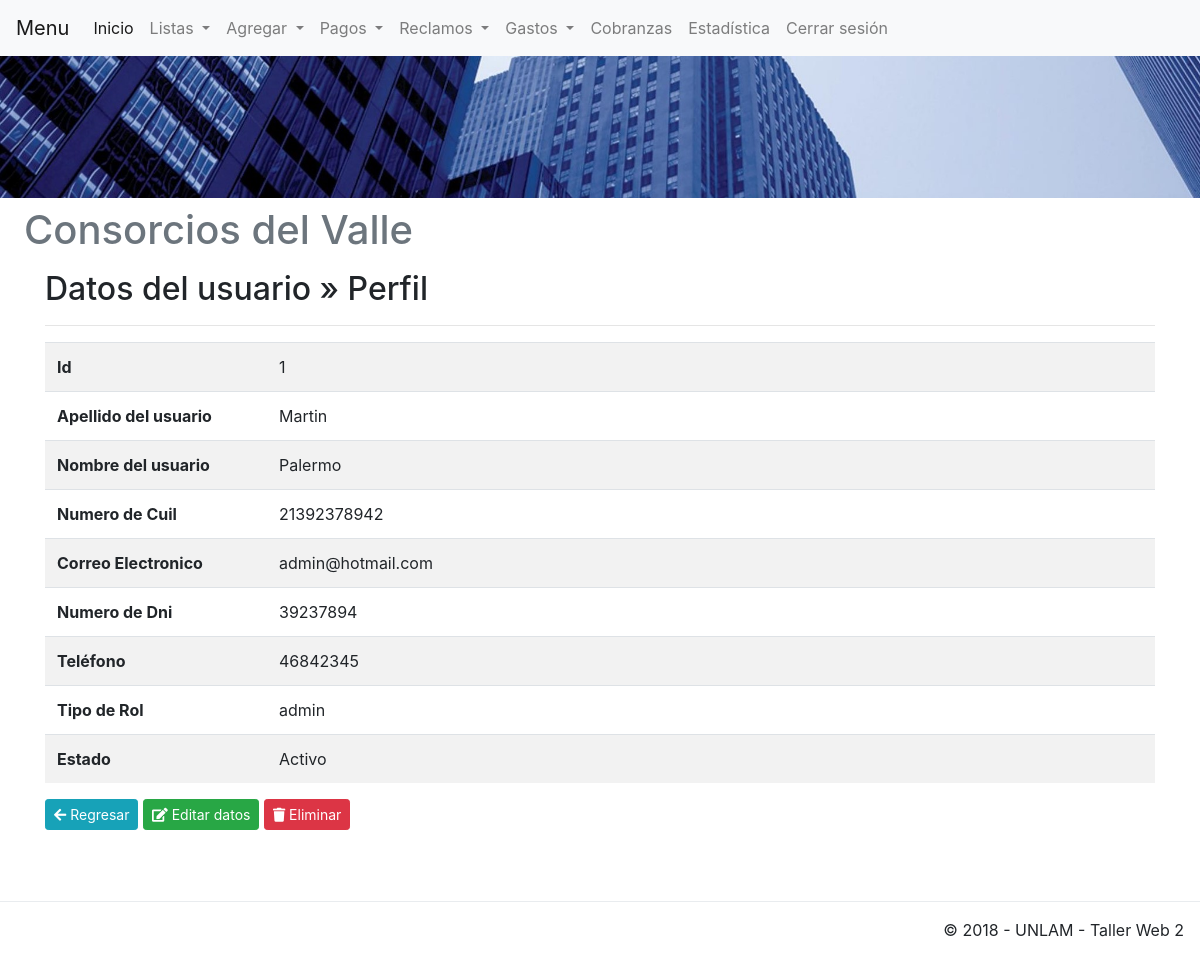
The app's page /app/view/perfil.php?nik=1 (signed in), older data.
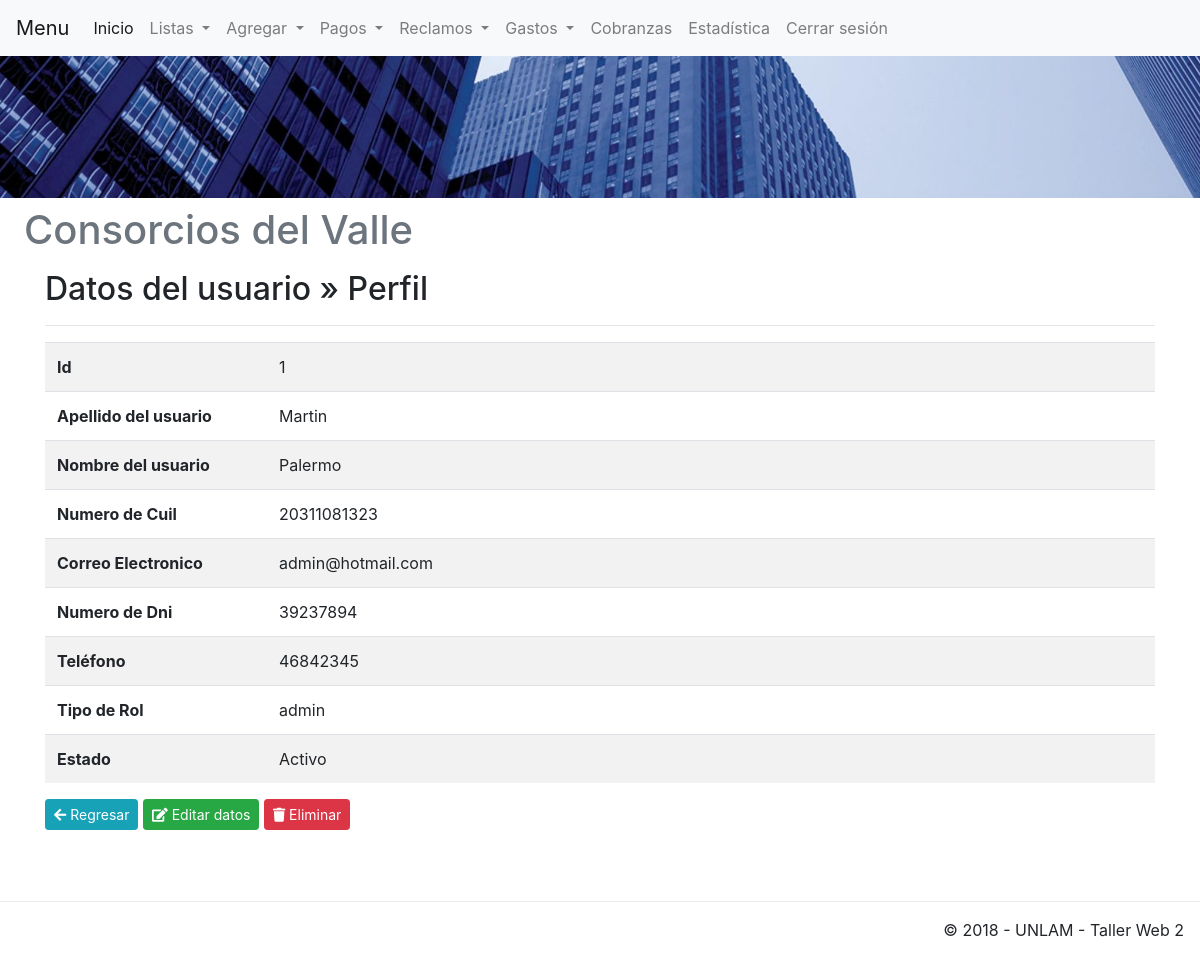
The same page, newer data.
### tables this page shows
CREATE TABLE `usuarios` (
  `idUsuarios` int(11) UNSIGNED NOT NULL,
  `nombre` varchar(50) NOT NULL,
  `apellido` varchar(50) NOT NULL,
  `cuil` bigint(11) UNSIGNED NOT NULL,
  `email` varchar(50) NOT NULL,
  `dni` int(8) UNSIGNED NOT NULL,
  `telefono` int(11) UNSIGNED NOT NULL,
  `estado` varchar(50) NOT NULL,
  `idRol` int(11) UNSIGNED NOT NULL,
  `pass` varchar(50) NOT NULL,
  `primeraVez` tinyint(1) UNSIGNED NOT NULL
);

CREATE TABLE `roles` (
  `idRoles` int(11) UNSIGNED NOT NULL,
  `descripcion` varchar(50) NOT NULL
);

### app/view/perfil.php (the view, shortened to what this page needs)
<!DOCTYPE html>
<html lang="es">
<?php include('template/head.php'); ?>
    <body>
    <?php
        include('template/nav.php');
        include('template/header.php'); ?>
        <div class="container">
		<div class="content">
			<h2>Datos del usuario &raquo; Perfil</h2>
			<hr />
			<?php
			$nik = mysqli_real_escape_string($conexion,(strip_tags($_GET["nik"],ENT_QUOTES)));
			$sql = mysqli_query($conexion, "SELECT * FROM usuarios JOIN roles ON usuarios.idRol=roles.idRoles WHERE idUsuarios='$nik'");
			if(mysqli_num_rows($sql) == 0){
				header("Location: listaUsuario.php");
			}else{
				$row = mysqli_fetch_assoc($sql);
			}
			?>
			<table class="table table-striped table-condensed">
				<tr>
					<th width="20%">Id</th>
					<td><?php echo $row['idUsuarios']; ?></td>
				</tr>
				<tr>
					<th>Apellido del usuario</th>
					<td><?php echo $row['apellido']; ?></td>
				</tr>
                <tr>
					<th>Nombre del usuario</th>
					<td><?php echo $row['nombre']; ?></td>
				</tr>
                <tr>
					<th>Numero de Cuil</th>
					<td><?php echo $row['cuil']; ?></td>
				</tr>
                <tr>
					<th>Correo Electronico</th>
					<td><?php echo $row['email']; ?></td>
				</tr>
                <tr>
					<th>Numero de Dni</th>
					<td><?php echo $row['dni']; ?></td>
				</tr>
				<tr>
					<th>Teléfono</th>
					<td><?php echo $row['telefono']; ?></td>
				</tr>
				<tr>
					<th>Tipo de Rol</th>
					<td><?php echo $row['descripcion']; ?></td>
				</tr>
				<tr>
					<th>Estado</th>
					<td>
						<?php
							if ($row['estado']== "Activo") {
								echo "Activo";
							} else if ($row['estado']== "Inactivo"){
								echo "Inactivo";
							} else if ($row['estado']== "Pendiente"){
								echo "Pendiente";
							}
						?>
					</td>
				</tr>
			</table>
			<a href="listaUsuario.php" class="btn btn-sm btn-info"><span class="fas fa-arrow-left" aria-hidden="true"></span> Regresar</a>
			<?php
				if(isset($_SESSION['admin'])){
			?>
				<a href="abm/editarUsuario.php?nik=<?php echo $row['idUsuarios']; ?>" class="btn btn-sm btn-success"><span class="fas fa-edit" aria-hidden="true"></span> Editar datos</a>
				<a href="perfil.php?aksi=delete&nik=<?php echo $row['idUsuarios']; ?>" class="btn btn-sm btn-danger" onclick="return confirm('Esta seguro de borrar los datos <?php echo $row['apellido']; ?>')"><span class="fas fa-trash" aria-hidden="true"></span> Eliminar</a>
			<?php }?>
		</div>
	</div>
    <div class="corte">
    </div>
    <?php include('template/footer.php'); ?>
    </body>
</html>

Row changes from the older to the newer data that the page shows:
changed usuarios "Martin": cuil "21392378942" → "20311081323"
